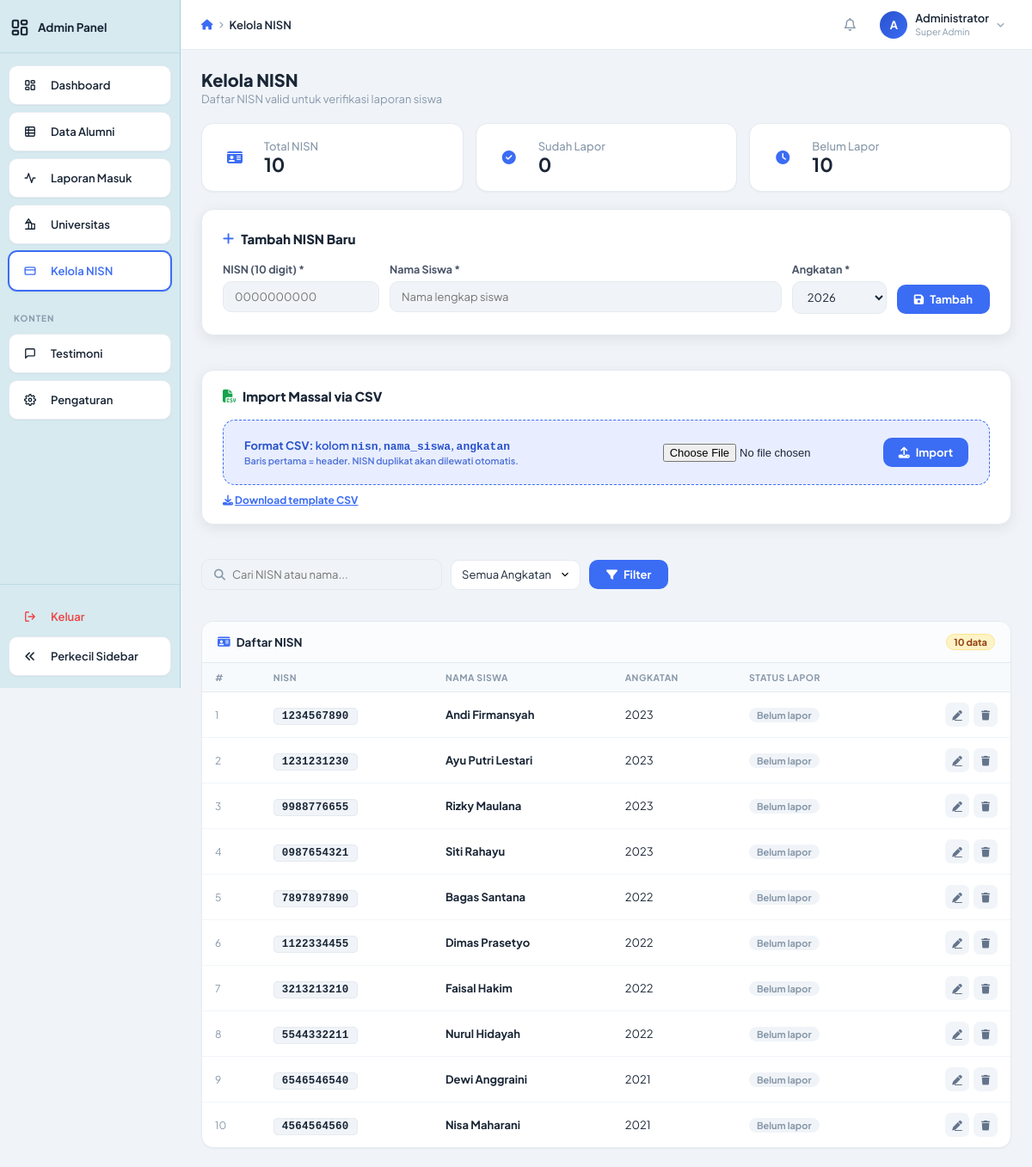
Page /php/admin/nisn.php (signed in) on the committed database.
### tables this page shows
CREATE TABLE IF NOT EXISTS nisn_list (
  id           INT AUTO_INCREMENT PRIMARY KEY,
  nisn         VARCHAR(20)  NOT NULL UNIQUE,
  nama_siswa   VARCHAR(150) NOT NULL,
  angkatan     YEAR         NOT NULL,
  sudah_lapor  TINYINT(1)   DEFAULT 0,
  created_at   TIMESTAMP    DEFAULT CURRENT_TIMESTAMP
);

### php/admin/db.php (called while the page is built, shortened)
<?php
function clean(string $str): string {
    return htmlspecialchars(strip_tags(trim($str)), ENT_QUOTES, 'UTF-8');
}

### php/admin/nisn.php (the view, shortened to what this page needs)
<?php
require_once __DIR__ . '/db.php';
$db  = getDB();
$editRow = null;
$search   = clean($_GET['q'] ?? '');
$page     = max(1, (int)($_GET['page'] ?? 1));
$perPage  = 20;
$where = []; $params = [];
$whereStr = $where ? 'WHERE ' . implode(' AND ', $where) : '';
$total = $db->prepare("SELECT COUNT(*) FROM nisn_list $whereStr"); $total->execute($params); $total = $total->fetchColumn();
$offset = ($page-1)*$perPage;
$list = $db->prepare("SELECT * FROM nisn_list $whereStr ORDER BY angkatan DESC, nama_siswa ASC LIMIT $perPage OFFSET $offset");
$list->execute($params);
$nisnRows = $list->fetchAll();
$totalNISN   = $db->query("SELECT COUNT(*) FROM nisn_list")->fetchColumn();
$sudahLapor  = $db->query("SELECT COUNT(*) FROM nisn_list WHERE sudah_lapor=1")->fetchColumn();
$belumLapor  = $totalNISN - $sudahLapor;
?>
<!DOCTYPE html>
<html lang="id">
<head>
  <link rel="stylesheet" href="https://cdnjs.cloudflare.com/ajax/libs/font-awesome/6.4.0/css/all.min.css">
  <link rel="stylesheet" href="../../css/admin.css">
</head>
<body class="admin-page" id="adminPage">
<?php include 'sidebar.php'; ?>
<div class="main-wrap">
  <header class="topbar">
    <div class="topbar-left">
      <div class="breadcrumb">
        <span class="breadcrumb-home"><i class="fa-solid fa-house"></i></span>
        <span class="sep"><i class="fa-solid fa-chevron-right"></i></span>
        <span class="breadcrumb-active">Kelola NISN</span>
      </div>
    </div>
    <div class="topbar-right"><?php include 'topbar-avatar.php'; ?></div>
  </header>
  <main class="content">
    <div class="page-title">
      <div>
        <h2>Kelola NISN</h2>
        <p>Daftar NISN valid untuk verifikasi laporan siswa</p>
      </div>
    </div>
    <div class="stats-grid" style="grid-template-columns:repeat(3,1fr);">
      <div class="stat-card stat-card-sm">
        <div class="stat-icon-wrap"><i class="fa-solid fa-id-card" style="color:#3b6cf4;"></i></div>
        <div class="stat-body"><p class="stat-label">Total NISN</p><h3 class="stat-value"><?= $totalNISN ?></h3></div>
      </div>
      <div class="stat-card stat-card-sm">
        <div class="stat-icon-wrap"><i class="fa-solid fa-circle-check" style="color:#3b6cf4;"></i></div>
        <div class="stat-body"><p class="stat-label">Sudah Lapor</p><h3 class="stat-value"><?= $sudahLapor ?></h3></div>
      </div>
      <div class="stat-card stat-card-sm">
        <div class="stat-icon-wrap"><i class="fa-solid fa-clock" style="color:#3b6cf4;"></i></div>
        <div class="stat-body"><p class="stat-label">Belum Lapor</p><h3 class="stat-value"><?= $belumLapor ?></h3></div>
      </div>
    </div>
    <div class="form-panel">
      <h3><i class="fa-solid fa-<?= $editRow ? 'pen' : 'plus' ?>" style="color:var(--accent);"></i>
        <?= $editRow ? 'Edit NISN' : 'Tambah NISN Baru' ?>
      </h3>
      <form method="POST">
        <div class="form-row-inline">
          <div class="f-group" style="flex:0 0 160px;">
            <label>NISN (10 digit) *</label>
            <input type="text" name="nisn" maxlength="10" inputmode="numeric"
              placeholder="0000000000" required
              value="<?= $editRow ? htmlspecialchars($editRow['nisn']) : '' ?>">
          </div>
          <div class="f-group" style="flex:1;min-width:180px;">
            <label>Nama Siswa *</label>
            <input type="text" name="nama_siswa" placeholder="Nama lengkap siswa" required
              value="<?= $editRow ? htmlspecialchars($editRow['nama_siswa']) : '' ?>">
          </div>
          <div class="f-group" style="flex:0 0 110px;">
            <label>Angkatan *</label>
            <select name="angkatan" required>
              <?php for ($y=(int)date('Y'); $y>=2015; $y--): ?>
              <option value="<?= $y ?>" <?= ($editRow && $editRow['angkatan']==$y) ? 'selected' : '' ?>><?= $y ?></option>
              <?php endfor; ?>
            </select>
          </div>
          <button type="submit" class="btn-save">
            <i class="fa-solid fa-floppy-disk"></i> <?= $editRow ? 'Update' : 'Tambah' ?>
          </button>
        </div>
      </form>
    </div>
    <div class="form-panel" style="padding:20px 24px;">
      <h3><i class="fa-solid fa-file-csv" style="color:#16a34a;"></i> Import Massal via CSV</h3>
      <div class="import-panel">
        <p>
          <strong>Format CSV:</strong> kolom <code>nisn</code>, <code>nama_siswa</code>, <code>angkatan</code><br>
          <small style="opacity:.8;">Baris pertama = header. NISN duplikat akan dilewati otomatis.</small>
        </p>
        <form method="POST" enctype="multipart/form-data" style="display:flex;align-items:center;gap:10px;">
          <input type="file" name="csv_file" accept=".csv" required>
          <button type="submit" class="btn-import"><i class="fa-solid fa-upload"></i> Import</button>
        </form>
      </div>
      <p style="font-size:12px;color:var(--muted);margin-top:10px;">
        <i class="fa-solid fa-download" style="color:var(--accent);"></i>
        <a href="download-template-nisn.php" style="color:var(--accent);font-weight:700;">Download template CSV</a>
      </p>
    </div>
    <form method="GET">
      <div class="filter-row">
        <div class="search-admin">
          <i class="fa-solid fa-magnifying-glass" style="color:var(--muted);font-size:13px;"></i>
          <input type="text" name="q" value="<?= htmlspecialchars($search) ?>" placeholder="Cari NISN atau nama...">
        </div>
        <select name="angkatan" class="select-filter" onchange="this.form.submit()">
          <option value="">Semua Angkatan</option>
        </select>
        <button type="submit" class="btn-save" style="align-self:auto;">
          <i class="fa-solid fa-filter"></i> Filter
        </button>
      </div>
    </form>
    <div class="card">
      <div class="card-header">
        <h3><i class="fa-solid fa-id-card"></i> Daftar NISN</h3>
        <span class="badge-pill"><?= $total ?> data</span>
      </div>
      <div class="table-wrap">
        <table class="data-table">
          <thead>
            <tr><th>#</th><th>NISN</th><th>Nama Siswa</th><th>Angkatan</th><th>Status Lapor</th><th></th></tr>
          </thead>
          <tbody>
            <?php if (empty($nisnRows)): ?>
            <tr><td colspan="6"><div class="empty-state"><i class="fa-solid fa-id-card"></i><p>Tidak ada data.</p></div></td></tr>
            <?php else: ?>
            <?php foreach ($nisnRows as $i => $n): $num = ($page-1)*$perPage + $i + 1; ?>
            <tr>
              <td style="color:var(--muted);font-size:12px;"><?= $num ?></td>
              <td><span class="nisn-chip"><?= htmlspecialchars($n['nisn']) ?></span></td>
              <td style="font-weight:700;"><?= htmlspecialchars($n['nama_siswa']) ?></td>
              <td><?= $n['angkatan'] ?></td>
              <td>
                <?php if ($n['sudah_lapor']): ?>
                <span class="lapor-yes"><i class="fa-solid fa-check"></i> Sudah lapor</span>
                <?php else: ?>
                <span class="lapor-no">Belum lapor</span>
                <?php endif; ?>
              </td>
              <td>
                <div class="action-btns">
                  <a href="?edit=<?= $n['id'] ?>" class="btn-icon blue-icon" title="Edit"><i class="fa-solid fa-pen"></i></a>
                  <form method="POST" style="display:contents;" onsubmit="return confirm('Hapus NISN <?= addslashes($n['nisn']) ?>?')">
                    <button type="submit" class="btn-icon red-icon" title="Hapus"><i class="fa-solid fa-trash"></i></button>
                  </form>
                </div>
              </td>
            </tr>
            <?php endforeach; ?>
            <?php endif; ?>
          </tbody>
        </table>
      </div>
    </div>
  </main>
</div>
</body>
</html>

### php/admin/sidebar.php (shortened to what this page needs)
<?php
$currentPage = basename($_SERVER['PHP_SELF'], '.php');
function navActive(string $page, string $current): string {
    return $page === $current ? ' active' : '';
}
?>
<aside class="sidebar" id="sidebar">
  <div class="sidebar-header">
    <div class="sidebar-brand">
      <div class="brand-icon-sm">
      </div>
      <span class="brand-label">Admin Panel</span>
    </div>
  </div>
  <nav class="sidebar-nav">
    <a href="dashboard.php" class="nav-item<?= navActive('dashboard',$currentPage) ?>" data-tooltip="Dashboard">
      <span class="nav-icon">
      </span>
      <span class="nav-text">Dashboard</span>
    </a>
    <a href="alumni.php" class="nav-item<?= navActive('alumni',$currentPage) ?>" data-tooltip="Data Alumni">
      <span class="nav-icon">
        <svg width="15" height="15" viewBox="0 0 24 24" fill="none" stroke="currentColor" stroke-width="2.3" stroke-linecap="round" stroke-linejoin="round">
          <rect x="3" y="3" width="18" height="18" rx="2"/>
          <path d="M3 9h18M3 15h18M9 3v18"/>
        </svg>
      </span>
      <span class="nav-text">Data Alumni</span>
    </a>
    <a href="laporan.php" class="nav-item<?= navActive('laporan',$currentPage) ?>" data-tooltip="Laporan Masuk">
      <span class="nav-icon">
        <svg viewBox="0 0 24 24" fill="none" stroke="currentColor" stroke-width="2.3" stroke-linecap="round" stroke-linejoin="round">
          <path d="M22 12h-4l-3 9L9 3l-3 9H2"/>
        </svg>
      </span>
      <span class="nav-text">Laporan Masuk</span>
    </a>
    <a href="universitas.php" class="nav-item<?= navActive('universitas',$currentPage) ?>" data-tooltip="Universitas">
      <span class="nav-icon">
        <svg viewBox="0 0 24 24" fill="none" stroke="currentColor" stroke-width="2.3" stroke-linecap="round" stroke-linejoin="round">
          <path d="M3 21h18M9 21V7l-6 3 6-9 6 9-6-3v14M15 21V11h6v10"/>
        </svg>
      </span>
      <span class="nav-text">Universitas</span>
    </a>
    <a href="nisn.php" class="nav-item<?= navActive('nisn',$currentPage) ?>" data-tooltip="Kelola NISN">
      <span class="nav-icon">
        <svg viewBox="0 0 24 24" fill="none" stroke="currentColor" stroke-width="2.3" stroke-linecap="round" stroke-linejoin="round">
          <rect x="2" y="5" width="20" height="14" rx="2"/>
          <path d="M2 10h20"/>
        </svg>
      </span>
      <span class="nav-text">Kelola NISN</span>
    </a>
    <p class="nav-label">Konten</p>
    <a href="testimoni.php" class="nav-item<?= navActive('testimoni',$currentPage) ?>" data-tooltip="Testimoni">
      <span class="nav-icon">
        <svg width="15" height="15" viewBox="0 0 24 24" fill="none" stroke="currentColor" stroke-width="2.3" stroke-linecap="round" stroke-linejoin="round">
          <path d="M21 15a2 2 0 01-2 2H7l-4 4V5a2 2 0 012-2h14a2 2 0 012 2z"/>
        </svg>
      </span>
      <span class="nav-text">Testimoni</span>
    </a>
    <a href="pengaturan.php" class="nav-item<?= navActive('pengaturan',$currentPage) ?>" data-tooltip="Pengaturan">
      <span class="nav-icon">
      </span>
      <span class="nav-text">Pengaturan</span>
    </a>
  </nav>
  <div class="sidebar-footer" style="padding: 14px 10px; border-top: 1px solid rgba(168,205,217,.5); display: flex; flex-direction: column;">
    <a href="auth.php?action=logout" class="nav-item nav-logout" data-tooltip="Keluar" style="color:#ef4444;">
      <span class="nav-icon">
        <svg width="15" height="15" viewBox="0 0 24 24" fill="none" stroke="currentColor" stroke-width="2.3" stroke-linecap="round" stroke-linejoin="round">
          <path d="M9 21H5a2 2 0 01-2-2V5a2 2 0 012-2h4M16 17l5-5-5-5M21 12H9"/>
        </svg>
      </span>
      <span class="nav-text">Keluar</span>
    </a>
    <button class="nav-item" id="sidebarToggle" title="Perkecil Sidebar" aria-label="Perkecil">
      <span class="nav-icon"><i class="fa-solid fa-angles-left"></i></span>
      <span class="nav-text">Perkecil Sidebar</span>
    </button>
  </div>
</aside>

### php/admin/topbar-avatar.php (shortened to what this page needs)
<button class="topbar-icon" aria-label="Notifikasi">
  <i class="fa-regular fa-bell"></i>
</button>
<div class="admin-avatar" id="avatarBtn">
  <div class="avatar-circle"><?= strtoupper(mb_substr($_SESSION['admin_nama'] ?? 'A', 0, 1)) ?></div>
  <div class="avatar-info">
    <p class="avatar-name"><?= htmlspecialchars($_SESSION['admin_nama'] ?? 'Admin') ?></p>
    <p class="avatar-role">Super Admin</p>
  </div>
  <i class="fa-solid fa-chevron-down av-arrow"></i>
</div>

### php/admin/nisn.php (style rules this page uses)
.form-panel { background:var(--surface);border:1px solid var(--border);border-radius:var(--r-md);box-shadow:var(--shadow-md);padding:24px;margin-bottom:20px; }
.form-panel h3 { font-size:15px;font-weight:800;margin-bottom:18px;display:flex;align-items:center;gap:8px; }
.form-row-inline { display:flex;gap:12px;flex-wrap:wrap; }
.f-group { display:flex;flex-direction:column;gap:6px; }
.f-group label { font-size:12.5px;font-weight:700;color:var(--text-soft); }
.f-group input,.f-group select { padding:9px 13px;border:1.5px solid var(--border);border-radius:var(--r-sm);font-family:var(--font);font-size:13px;color:var(--text);background:var(--bg);outline:none;transition:border-color .2s; }
.btn-save { padding:9px 20px;background:var(--accent);color:white;border:none;border-radius:var(--r-sm);font-family:var(--font);font-size:13px;font-weight:700;cursor:pointer;display:inline-flex;align-items:center;gap:7px;transition:background .15s;align-self:flex-end; }
.import-panel { background:var(--accent-light);border:1.5px dashed var(--accent);border-radius:var(--r-md);padding:20px 24px;display:flex;align-items:center;gap:16px;flex-wrap:wrap; }
.import-panel p { font-size:13px;font-weight:600;color:var(--accent-dark);flex:1; }
.import-panel input[type=file] { font-size:13px; }
.btn-import { padding:9px 18px;background:var(--accent);color:white;border:none;border-radius:var(--r-sm);font-family:var(--font);font-size:13px;font-weight:700;cursor:pointer;display:inline-flex;align-items:center;gap:7px;white-space:nowrap; }
.filter-row { display:flex;gap:10px;flex-wrap:wrap;align-items:center;margin-bottom:16px; }
.search-admin { display:flex;align-items:center;gap:8px;background:var(--bg);border:1px solid var(--border);border-radius:var(--r-sm);padding:9px 14px;flex:1;max-width:280px; }
.search-admin input { border:none;outline:none;background:none;font-family:var(--font);font-size:13px;width:100%;color:var(--text); }
.select-filter { padding:9px 32px 9px 12px;border:1px solid var(--border);border-radius:var(--r-sm);font-family:var(--font);font-size:13px;background:var(--surface);color:var(--text);cursor:pointer;appearance:none;background-repeat:no-repeat;background-position:right 10px center;background-size:14px; }
.nisn-chip { background:var(--bg);border:1px solid var(--border);padding:2px 9px;border-radius:5px;font-family:monospace;font-size:12.5px;font-weight:700;letter-spacing:.3px; }
.lapor-no { color:var(--muted);background:var(--bg);padding:2px 9px;border-radius:999px;font-size:11px;font-weight:700; }

### php/admin/sidebar.php (style rules this page uses)
#sidebarToggle, #sidebarExpand { font-family: inherit; width: 100%; cursor: pointer; text-align: left; }

### rows in the picture
nisn_list: num "1", nisn "1234567890", nama_siswa "Andi Firmansyah", angkatan "2023", sudah_lapor "Belum lapor"
nisn_list: num "2", nisn "1231231230", nama_siswa "Ayu Putri Lestari", angkatan "2023", sudah_lapor "Belum lapor"
nisn_list: num "3", nisn "9988776655", nama_siswa "Rizky Maulana", angkatan "2023", sudah_lapor "Belum lapor"
nisn_list: num "4", nisn "0987654321", nama_siswa "Siti Rahayu", angkatan "2023", sudah_lapor "Belum lapor"
nisn_list: num "5", nisn "7897897890", nama_siswa "Bagas Santana", angkatan "2022", sudah_lapor "Belum lapor"
nisn_list: num "6", nisn "1122334455", nama_siswa "Dimas Prasetyo", angkatan "2022", sudah_lapor "Belum lapor"
nisn_list: num "7", nisn "3213213210", nama_siswa "Faisal Hakim", angkatan "2022", sudah_lapor "Belum lapor"
nisn_list: num "8", nisn "5544332211", nama_siswa "Nurul Hidayah", angkatan "2022", sudah_lapor "Belum lapor"
nisn_list: num "9", nisn "6546546540", nama_siswa "Dewi Anggraini", angkatan "2021", sudah_lapor "Belum lapor"
nisn_list: num "10", nisn "4564564560", nama_siswa "Nisa Maharani", angkatan "2021", sudah_lapor "Belum lapor"

### other values in the picture
mb_substr($_SESSION['admin_nama'] ?? 'A', 0, 1) "A"
$_SESSION['admin_nama'] "Administrator"
$totalNISN "10"
$sudahLapor "0"
$belumLapor "10"
$total "10"
form field angkatan "2026"
